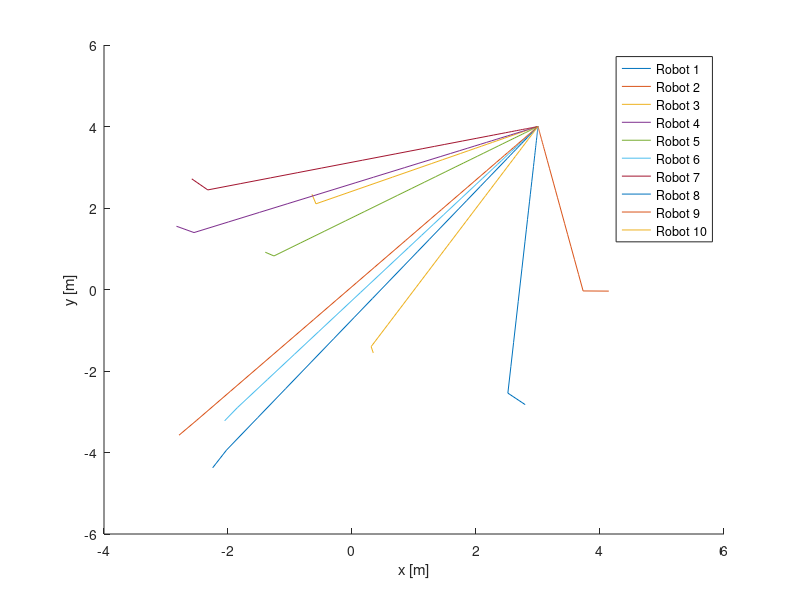
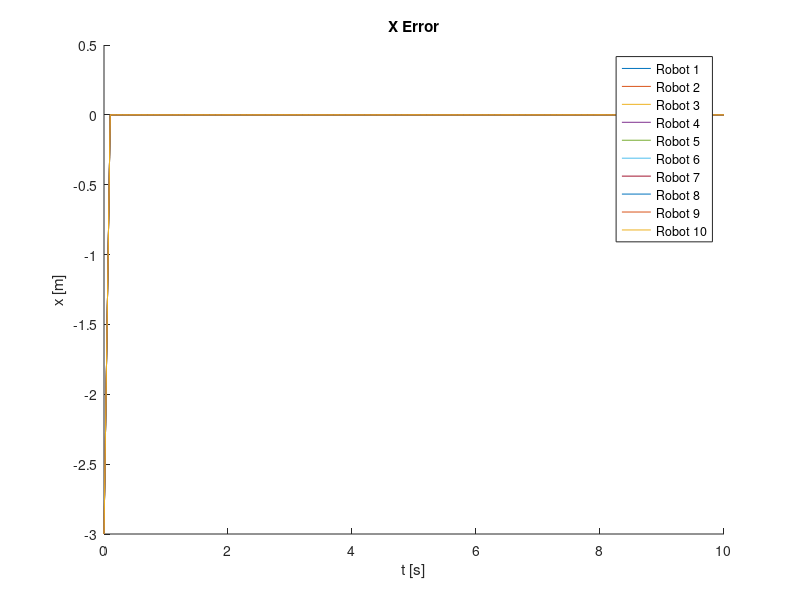
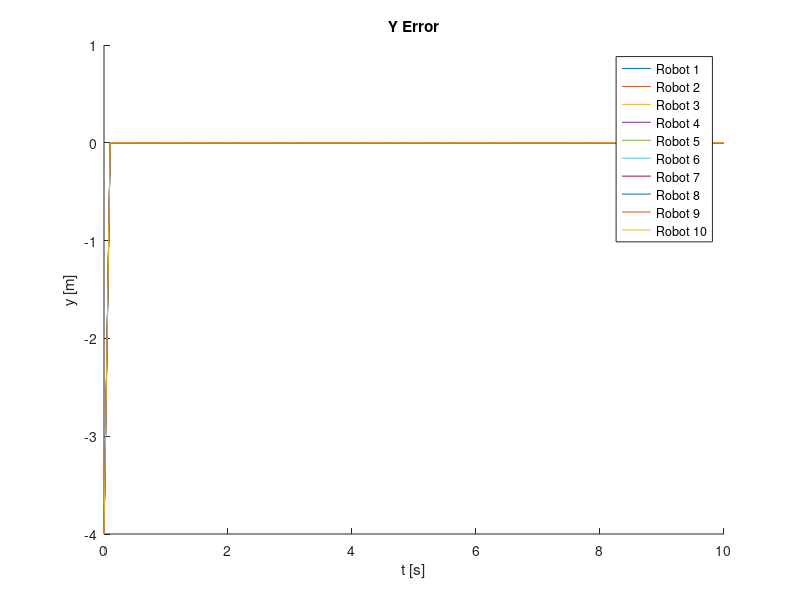

The MATLAB script that drew these images, in order:
clear all;
clc;

p = [3;4];

%% Robot sensor readings

n = 10;

% Uncertainty
Ri = cell(1,n);
for i=1:n
    Ri{i} = 1e-3*(rand(2,2)-0.5);
    Ri{i} = Ri{i}*Ri{i}';
end

% Sensor models
Hi = cell(1,n);
for i=1:n
    Hi{i} = rand(2,2)-0.5;
    while rank(Hi{i}) < 2
        Hi{i} = rand(2,2)-0.5;
    end
end

%% Robot dynamics

Dt = 0.1;
t = 0:Dt:10;

% Initial robot positions
x = (rand(2,n)-0.5)*10;

% Motion of the vehicle
x_Store = cell(1,n);
for i=1:n
    x_Store{i}(:,1) = x(:,i);
end

% Input uncertainties
Qi = cell(1,n);
for i=1:n
    Qi{i} = 1e-3*(rand(2,2)-0.5);
    Qi{i} = Qi{i}*Qi{i}';
end

% GPS measurement uncertainties for the robots
R_GPS = cell(1,n);
for i=1:n
    R_GPS{i} = 1e-3*(rand(2,2)-0.5);
    R_GPS{i} = R_GPS{i}*R_GPS{i}';
end



%% Relative measurements

% Communication range
CR = 50; % [m]

% Robot state estimate
x_est = cell(1,n);
P_est = cell(1,n);
for i=1:n
    x_est{i} = zeros(2,length(t));
    x_est{i}(:,1) = x(:,i);
    P_est{i} = zeros(2,2);
end

% Storing the estimates
p_est_distr = cell(1,n);
p_est_distr_MH = cell(1,n);
for i=1:n
    p_est_distr{i} = zeros(2,length(t));
    p_est_distr_MH{i} = zeros(2,length(t));
end

% Robot control gain
RobGain = 0.1;

% Cycling along the time
for cT=1:length(t)-1

    % Robot motion
    for i=1:n
        u{i}(:,cT) = RobGain*(p_est_distr{i}(:,cT) - x_est{i}(:,cT));
        x_Store{i}(:,cT+1) = x_Store{i}(:,cT) + u{i}(:,cT);
    end

    
    %% Robot Kalman filters
    
    % Predictions
    % - Robot input measurements
    uUnc = zeros(2,n);
    for i=1:n
        uUnc(:,i) = u{i}(:,cT) + mvnrnd([0;0], Qi{i})';
    end
    % - Compute the predictions
    for i=1:n
        x_est{i}(:,cT+1) = x_est{i}(:,cT) + uUnc(:,i);
        P_est{i} = P_est{i} + Qi{i};
    end
    % Mesurements update
    for i=1:n
        z_GPS = x_Store{i}(:,cT+1) + mvnrnd([0;0], R_GPS{i})';
        Innovation = z_GPS - x_est{i}(:,cT+1);
        H_GPS = eye(2);
        % Updated Kalman estimates
        S_Inno = H_GPS*P_est{i}*H_GPS' + R_GPS{i}; % Covariance of Innovation
        W = P_est{i}*H_GPS'*inv(S_Inno); % Kalman filter gain
        x_est{i}(:,cT+1) = x_est{i}(:,cT+1) + W*Innovation; % Updated state estimate
        P_est{i} = (eye(2) - W*H_GPS)*P_est{i}; % Updated covariance matrix
    end
        
    %% Robot human measurments
    
    % Robots measurements
    s = zeros(2, n);
    for i=1:n
        % Human in robot reference frame
        p_new = p - x_Store{i}(:,cT+1);
        
        % Sensor
        s(:,i) = Hi{i}*p_new + mvnrnd([0;0], Ri{i})';
    end
    
    % Transform the robot measurements into world measurements (the common
    % reference frame for all the robots)
    s_World = zeros(2,n);
    for i=1:n
        s_World(:,i) = s(:,i) + Hi{i}*x_est{i}(:,cT+1);
    end
    
    %% Consensus
    
    % Initialisation
    F = cell(n,1);
    a = cell(n,1);
    F_MH = cell(n,1);
    a_MH = cell(n,1);
    for i=1:n
        zi = s_World(:,i);
        F{i} = Hi{i}'*inv(Ri{i} + Hi{i}*P_est{i}*Hi{i}')*Hi{i};
        a{i} = Hi{i}'*inv(Ri{i} + Hi{i}*P_est{i}*Hi{i}')*zi;
        F_MH{i} = Hi{i}'*inv(Ri{i} + Hi{i}*P_est{i}*Hi{i}')*Hi{i};
        a_MH{i} = Hi{i}'*inv(Ri{i} + Hi{i}*P_est{i}*Hi{i}')*zi;
    end
    
    % Number of consensus protocol msg exchanges
    m = 10;
    
    for k=1:m
        % Topology matrix
        A = zeros(n,n);
        for i=1:n
            for j=i+1:n
                d = x_Store{i}(:,cT+1) - x_Store{j}(:,cT+1);
                A(i,j) = (sqrt(d'*d) <= CR);
            end
        end
        A = A + A';
        
        % Degree vector
        D = A*ones(n,1);
        
        % Maximum Degree Waighting
        FStore = F;
        aStore = a;
        for i=1:n
            for j=1:n
                if A(i,j) == 1
                    F{i} = F{i} + 1/(1+max(D))*(FStore{j} - FStore{i});
                    a{i} = a{i} + 1/(1+max(D))*(aStore{j} - aStore{i});
                end
            end
        end
        
        % Metropolis-Hastings
        FStore = F_MH;
        aStore = a_MH;
        for i=1:n
            for j=1:n
                if A(i,j) == 1
                    F_MH{i} = F_MH{i} + 1/(1+max(D(i), D(j)))*(FStore{j} - FStore{i});
                    a_MH{i} = a_MH{i} + 1/(1+max(D(i), D(j)))*(aStore{j} - aStore{i});
                end
            end
        end
    end
    
    %% Estimates
    
    for i=1:n
        p_est_distr{i}(:,cT+1) = inv(F{i})*a{i};
        p_est_distr_MH{i} = inv(F_MH{i})*a_MH{i};
    end
end

%% Plot

figure(1), clf, hold on;
LegS = {};
for i=1:n
    plot(x_Store{i}(1,:), x_Store{i}(2,:));
    LegS{end+1} = ['Robot ', num2str(i)];
end
legend(LegS, 'Location', 'best');
xlabel('x [m]'); ylabel('y [m]');


figure(2), clf, hold on;
LegS = {};
for i=1:n
    plot(t, p_est_distr{i}(1,:) - p(1));
    LegS{end+1} = ['Robot ', num2str(i)];
end
title('X Error');
legend(LegS, 'Location', 'best');
xlabel('t [s]'); ylabel('x [m]');

figure(3), clf, hold on;
LegS = {};
for i=1:n
    plot(t, p_est_distr{i}(2,:) - p(2));
    LegS{end+1} = ['Robot ', num2str(i)];
end
title('Y Error');
legend(LegS, 'Location', 'best');
xlabel('t [s]'); ylabel('y [m]');
